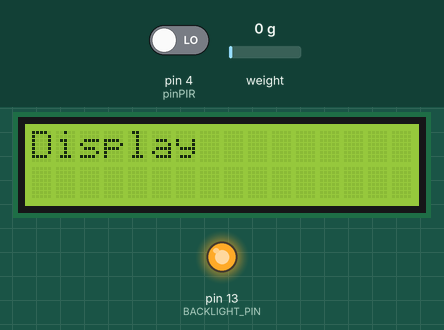
Simulated run of this sketch. Board: Arduino Uno, built with avr-gcc and run on an emulated ATmega328P. Shown: 16×2 character LCD, output pins drawn as LEDs (lit = HIGH). The inputs (shaded band) are chosen by the test bench; at power-on: pin 4 (pinPIR) LOW, weight on the scale 0 g. What the sketch prints to the serial monitor is not drawn.

Above: at 1.5 s.
1.6 s: pin 4 (pinPIR) driven HIGH
At 3.1 s:
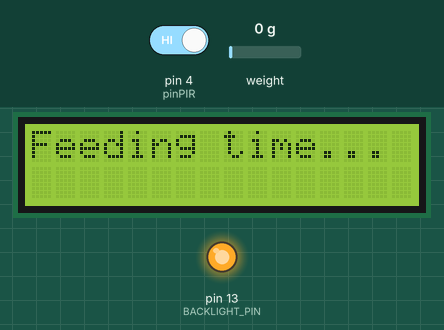
At 18.3 s:
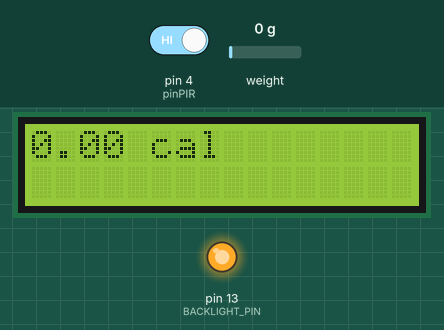
Timing chart, 0 to 18.7 s (numbered marks = the images above; inputs shaded):
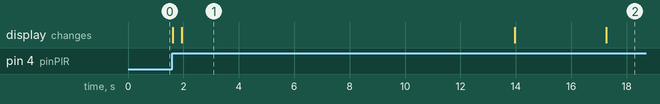

Measured:
- after the input at 1.6 s, the display: first changes at once (image 1 shows a later state)
- what the display in image 1 shows lasts 12.1 s, from 1.9 s to 14.0 s

The sketch:

Pranay_Mazhar.ino
```cpp
#include <Wire.h>
#include <LiquidCrystal_I2C.h>
#include "HX711.h"

#define BACKLIGHT_PIN  13
// HX711 circuit wiring
const int LOADCELL_DOUT_PIN = 2;
const int LOADCELL_SCK_PIN = 3;
const int pinPIR = 4;


LiquidCrystal_I2C lcd(0x3f, 2, 1, 0, 4, 5, 6, 7);
//LiquidCrystal_I2C lcd(0x3f, 16, 2);


volatile int valPIR = 0;
long scaleFactor = 0;

HX711 scale;

void setup() {
  Serial.begin(9600);
  pinMode(pinPIR, INPUT);
  pinMode ( BACKLIGHT_PIN, OUTPUT );
  lcd.begin(16,2);
  lcd.setCursor(0,0);
  lcd.print("Display");
  digitalWrite ( BACKLIGHT_PIN, HIGH );
  scale.begin(LOADCELL_DOUT_PIN, LOADCELL_SCK_PIN);
  Serial.print("INIT Weight : ");
  scaleFactor = calculateChangeLoad();
  Serial.println(scaleFactor);
}

void loop() {
  // put your main code here, to run repeatedly:
  while(pirCheck()) {            // check if the input is HIGH
    //digitalWrite(ledPin, HIGH);  // turn LED ON
    // we have just turned on
    lcd.clear();
    lcd.println("Motion detected!");
    Serial.println("Motion detected!");
    // We only want to print on the output change, not state
    // pirState = HIGH;
    Serial.print("Scale Factor : ");
    Serial.println(scaleFactor);
    float weight1 = calculateChangeLoad()-scaleFactor;
    weight1 = (weight1 + 1600) / (4.38 * 24);
    weight1 += 50;
    lcd.clear();
    lcd.print("Feeding time...");
    delay(12000);
    lcd.clear();
    lcd.print("Calc Calorie Intake");
    delay(3000);
    float weight2 = calculateChangeLoad()-scaleFactor;
    weight2 = (weight2 + 1600) / (4.38 * 24);
    weight2 += 50;

    lcd.clear();
    lcd.print((weight1 - weight2) * 4.2);
    lcd.print(" cal");
    Serial.println(" cal");
    delay(2000);

    lcd.clear();
    lcd.print("Calc Total Feed");
    delay(1000);
    lcd.clear();
    lcd.print(weight1 - weight2);
    lcd.print(" g");
    Serial.println(" g");


    Serial.println(weight1 - weight2);
    lcd.clear();
    lcd.print(weight1 - weight2);
    lcd.print(" g");
    Serial.println(" g");

  }
}

boolean pirCheck(){
  valPIR = digitalRead(pinPIR);  // read input value
  if(valPIR == HIGH)
    return true;
  else return false;
}

long calculateChangeLoad(){
  delay(200);
  if (scale.is_ready()) {
    long reading = scale.read();
    //Serial.print("HX711 reading: ");
    Serial.println(reading);
    return reading;
  }
}
```
